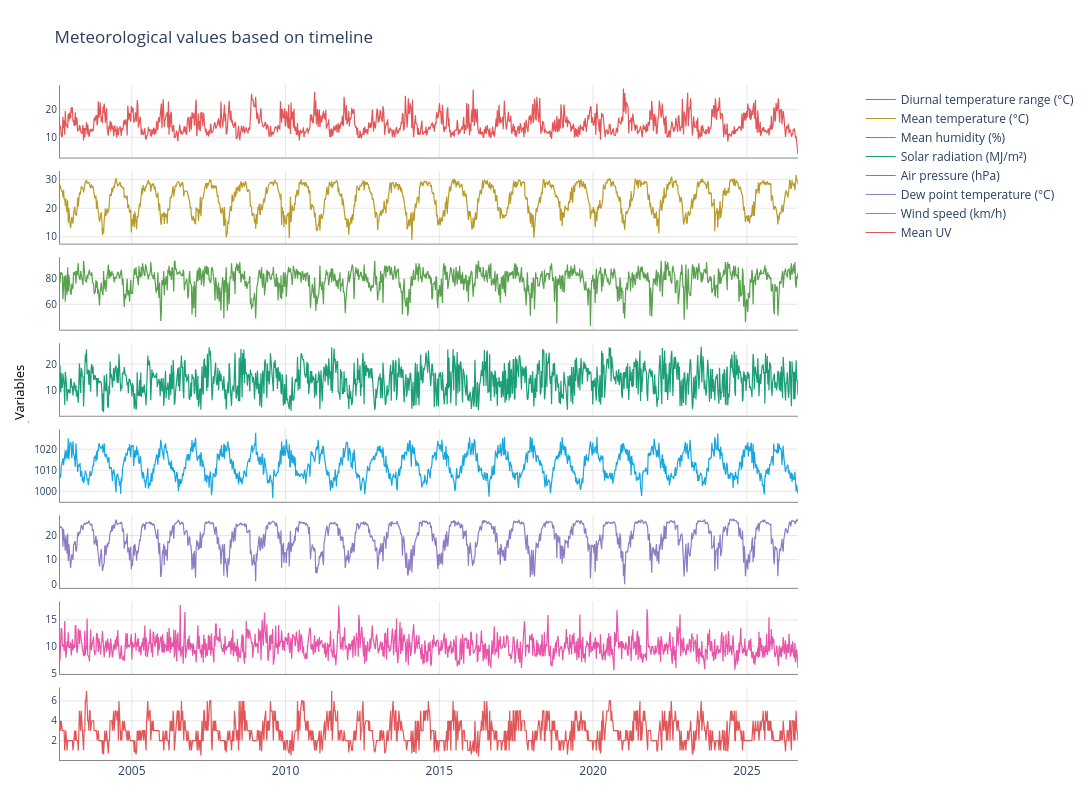

Notebook code cell kept with this figure:
### Code cell
# Line graph for meteorological variables 
cols = mete_col
colors = ["#e15759","#b89b28","#59a14f","#1b9e77","#17a7e0","#8e7cc3","#e754a8"]
n = len(cols)

fig = make_subplots(
    rows=n, cols=1,
    shared_xaxes=True, vertical_spacing=0.02,
    specs=[[{"secondary_y": True}] for _ in range(n)],
)

for i, col in enumerate(cols, start=1):
    color = colors[(i - 1) % len(colors)]

    fig.add_trace(
        go.Scatter(
            x=df["From"], y=df[col], name=col, mode="lines",
            line={"color": color, "width": 1.2}, showlegend=True,
        ),
        row=i, col=1, secondary_y=False
    )

    fig.update_yaxes(
        row=i, col=1, secondary_y=False,
        showgrid=True, gridcolor="rgba(220, 220, 220, 0.7)", showline=True, linecolor="#888888", tickfont={"size": 10}
    )

    fig.update_yaxes(
        row=i, col=1, secondary_y=True,
        title_text=col, title_font={"size": 11, "color": "black"},
        showticklabels=False, showgrid=False, showline=True, linecolor="#888888"
    )

    fig.update_xaxes(
        row=i, col=1,
        showgrid=True, gridcolor="rgba(220, 220, 220, 0.7)",
        showline=True, linecolor="#888888",
        tickformat="%Y" if i == n else None, showticklabels=(i == n),
    )

fig.update_layout(
    title="Meteorological values based on timeline", width=1500, height=max(650, n * 100),
    plot_bgcolor="white", paper_bgcolor="white",
    margin={"l": 60, "r": 180, "t": 85, "b": 40}, hovermode="x unified"
)

fig.add_annotation(
    text="Variables", x=-0.04, y=0.5, xref="paper", yref="paper",
    textangle=-90, font={"size": 13, "color": "black"},
)

fig.show()

### Figure 1 — Plotly figure (JSON) as saved in the notebook; plotly's stock layout.template omitted (floating-point values rounded to 4 significant figures; data arrays with more than 128 entries replaced by an {"elided": "..."} marker saying what was removed)
{"data": [{"line": {"color": "#e15759", "width": 1.2}, "mode": "lines", "name": "Diurnal temperature range (°C)", "showlegend": true, "type": "scatter", "x": {"elided": "1253 str values"}, "xaxis": "x", "y": {"elided": "1253 float values"}, "yaxis": "y"}, {"line": {"color": "#b89b28", "width": 1.2}, "mode": "lines", "name": "Mean temperature (°C)", "showlegend": true, "type": "scatter", "x": {"elided": "1253 str values"}, "xaxis": "x2", "y": {"elided": "1253 float values"}, "yaxis": "y3"}, {"line": {"color": "#59a14f", "width": 1.2}, "mode": "lines", "name": "Mean humidity (%)", "showlegend": true, "type": "scatter", "x": {"elided": "1253 str values"}, "xaxis": "x3", "y": {"elided": "1253 float values"}, "yaxis": "y5"}, {"line": {"color": "#1b9e77", "width": 1.2}, "mode": "lines", "name": "Solar radiation (MJ/m²)", "showlegend": true, "type": "scatter", "x": {"elided": "1253 str values"}, "xaxis": "x4", "y": {"elided": "1253 float values"}, "yaxis": "y7"}, {"line": {"color": "#17a7e0", "width": 1.2}, "mode": "lines", "name": "Air pressure (hPa)", "showlegend": true, "type": "scatter", "x": {"elided": "1253 str values"}, "xaxis": "x5", "y": {"elided": "1253 float values"}, "yaxis": "y9"}, {"line": {"color": "#8e7cc3", "width": 1.2}, "mode": "lines", "name": "Dew point temperature (°C)", "showlegend": true, "type": "scatter", "x": {"elided": "1253 str values"}, "xaxis": "x6", "y": {"elided": "1253 float values"}, "yaxis": "y11"}, {"line": {"color": "#e754a8", "width": 1.2}, "mode": "lines", "name": "Wind speed (km/h)", "showlegend": true, "type": "scatter", "x": {"elided": "1253 str values"}, "xaxis": "x7", "y": {"elided": "1253 float values"}, "yaxis": "y13"}, {"line": {"color": "#e15759", "width": 1.2}, "mode": "lines", "name": "Mean UV", "showlegend": true, "type": "scatter", "x": {"elided": "1253 str values"}, "xaxis": "x8", "y": {"elided": "1253 float values"}, "yaxis": "y15"}], "layout": {"annotations": [{"font": {"color": "black", "size": 13}, "text": "Variables", "textangle": -90, "x": -0.04, "xref": "paper", "y": 0.5, "yref": "paper"}], "height": 800, "hovermode": "x unified", "margin": {"b": 40, "l": 60, "r": 180, "t": 85}, "paper_bgcolor": "white", "plot_bgcolor": "white", "title": {"text": "Meteorological values based on timeline"}, "width": 1500, "xaxis": {"anchor": "y", "domain": [0, 0.94], "gridcolor": "rgba(220, 220, 220, 0.7)", "linecolor": "#888888", "matches": "x8", "showgrid": true, "showline": true, "showticklabels": false}, "xaxis2": {"anchor": "y3", "domain": [0, 0.94], "gridcolor": "rgba(220, 220, 220, 0.7)", "linecolor": "#888888", "matches": "x8", "showgrid": true, "showline": true, "showticklabels": false}, "xaxis3": {"anchor": "y5", "domain": [0, 0.94], "gridcolor": "rgba(220, 220, 220, 0.7)", "linecolor": "#888888", "matches": "x8", "showgrid": true, "showline": true, "showticklabels": false}, "xaxis4": {"anchor": "y7", "domain": [0, 0.94], "gridcolor": "rgba(220, 220, 220, 0.7)", "linecolor": "#888888", "matches": "x8", "showgrid": true, "showline": true, "showticklabels": false}, "xaxis5": {"anchor": "y9", "domain": [0, 0.94], "gridcolor": "rgba(220, 220, 220, 0.7)", "linecolor": "#888888", "matches": "x8", "showgrid": true, "showline": true, "showticklabels": false}, "xaxis6": {"anchor": "y11", "domain": [0, 0.94], "gridcolor": "rgba(220, 220, 220, 0.7)", "linecolor": "#888888", "matches": "x8", "showgrid": true, "showline": true, "showticklabels": false}, "xaxis7": {"anchor": "y13", "domain": [0, 0.94], "gridcolor": "rgba(220, 220, 220, 0.7)", "linecolor": "#888888", "matches": "x8", "showgrid": true, "showline": true, "showticklabels": false}, "xaxis8": {"anchor": "y15", "domain": [0, 0.94], "gridcolor": "rgba(220, 220, 220, 0.7)", "linecolor": "#888888", "showgrid": true, "showline": true, "showticklabels": true, "tickformat": "%Y"}, "yaxis": {"anchor": "x", "domain": [0.8925, 1], "gridcolor": "rgba(220, 220, 220, 0.7)", "linecolor": "#888888", "showgrid": true, "showline": true, "tickfont": {"size": 10}}, "yaxis10": {"anchor": "x5", "linecolor": "#888888", "overlaying": "y9", "showgrid": false, "showline": true, "showticklabels": false, "side": "right", "title": {"font": {"color": "black", "size": 11}, "text": "Air pressure (hPa)"}}, "yaxis11": {"anchor": "x6", "domain": [0.255, 0.3625], "gridcolor": "rgba(220, 220, 220, 0.7)", "linecolor": "#888888", "showgrid": true, "showline": true, "tickfont": {"size": 10}}, "yaxis12": {"anchor": "x6", "linecolor": "#888888", "overlaying": "y11", "showgrid": false, "showline": true, "showticklabels": false, "side": "right", "title": {"font": {"color": "black", "size": 11}, "text": "Dew point temperature (°C)"}}, "yaxis13": {"anchor": "x7", "domain": [0.1275, 0.235], "gridcolor": "rgba(220, 220, 220, 0.7)", "linecolor": "#888888", "showgrid": true, "showline": true, "tickfont": {"size": 10}}, "yaxis14": {"anchor": "x7", "linecolor": "#888888", "overlaying": "y13", "showgrid": false, "showline": true, "showticklabels": false, "side": "right", "title": {"font": {"color": "black", "size": 11}, "text": "Wind speed (km/h)"}}, "yaxis15": {"anchor": "x8", "domain": [0, 0.1075], "gridcolor": "rgba(220, 220, 220, 0.7)", "linecolor": "#888888", "showgrid": true, "showline": true, "tickfont": {"size": 10}}, "yaxis16": {"anchor": "x8", "linecolor": "#888888", "overlaying": "y15", "showgrid": false, "showline": true, "showticklabels": false, "side": "right", "title": {"font": {"color": "black", "size": 11}, "text": "Mean UV"}}, "yaxis2": {"anchor": "x", "linecolor": "#888888", "overlaying": "y", "showgrid": false, "showline": true, "showticklabels": false, "side": "right", "title": {"font": {"color": "black", "size": 11}, "text": "Diurnal temperature range (°C)"}}, "yaxis3": {"anchor": "x2", "domain": [0.765, 0.8725], "gridcolor": "rgba(220, 220, 220, 0.7)", "linecolor": "#888888", "showgrid": true, "showline": true, "tickfont": {"size": 10}}, "yaxis4": {"anchor": "x2", "linecolor": "#888888", "overlaying": "y3", "showgrid": false, "showline": true, "showticklabels": false, "side": "right", "title": {"font": {"color": "black", "size": 11}, "text": "Mean temperature (°C)"}}, "yaxis5": {"anchor": "x3", "domain": [0.6375, 0.745], "gridcolor": "rgba(220, 220, 220, 0.7)", "linecolor": "#888888", "showgrid": true, "showline": true, "tickfont": {"size": 10}}, "yaxis6": {"anchor": "x3", "linecolor": "#888888", "overlaying": "y5", "showgrid": false, "showline": true, "showticklabels": false, "side": "right", "title": {"font": {"color": "black", "size": 11}, "text": "Mean humidity (%)"}}, "yaxis7": {"anchor": "x4", "domain": [0.51, 0.6175], "gridcolor": "rgba(220, 220, 220, 0.7)", "linecolor": "#888888", "showgrid": true, "showline": true, "tickfont": {"size": 10}}, "yaxis8": {"anchor": "x4", "linecolor": "#888888", "overlaying": "y7", "showgrid": false, "showline": true, "showticklabels": false, "side": "right", "title": {"font": {"color": "black", "size": 11}, "text": "Solar radiation (MJ/m²)"}}, "yaxis9": {"anchor": "x5", "domain": [0.3825, 0.49], "gridcolor": "rgba(220, 220, 220, 0.7)", "linecolor": "#888888", "showgrid": true, "showline": true, "tickfont": {"size": 10}}}}
